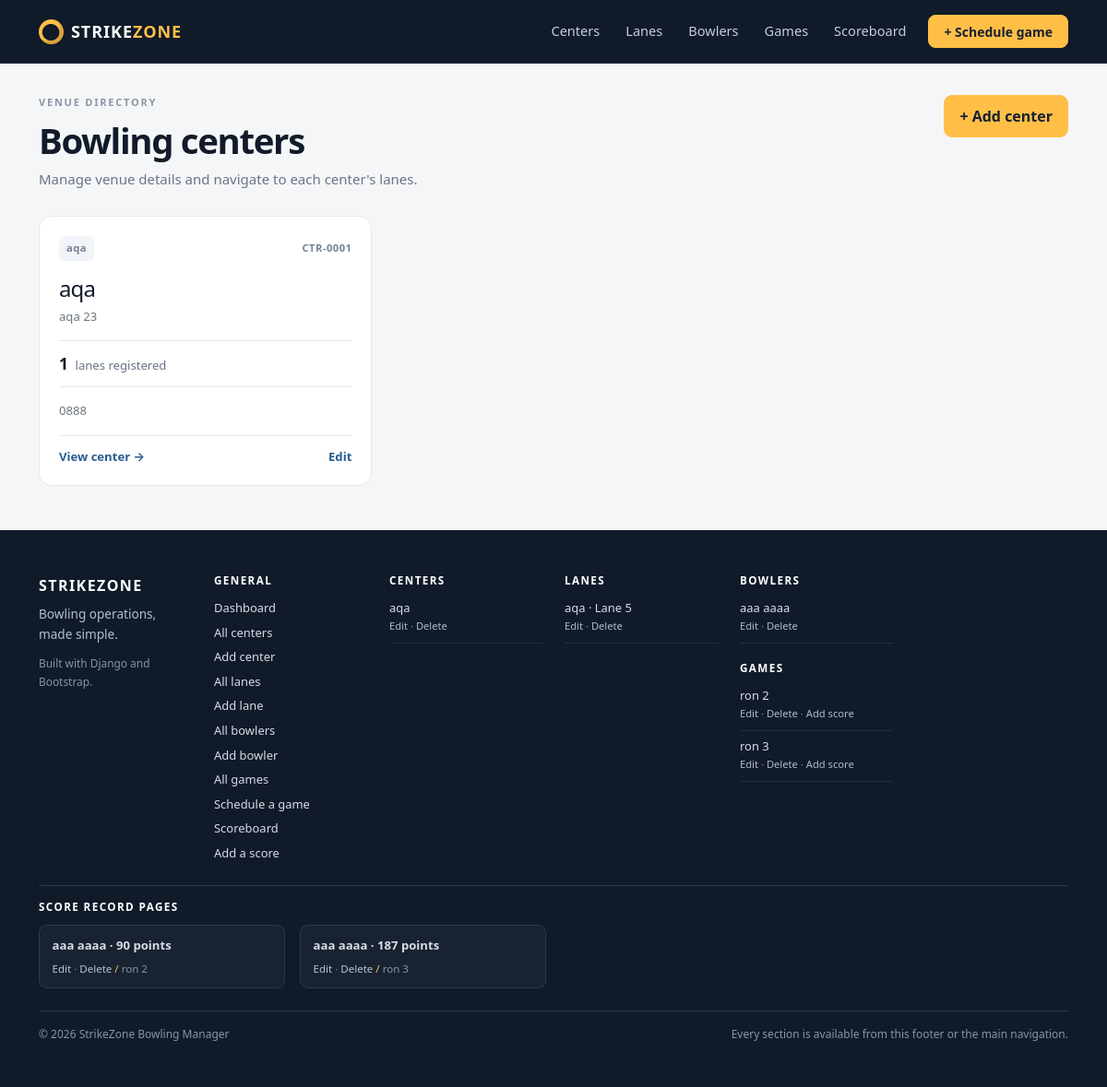
The app's page /centers/ with its own data.
### centers/models.py (models this page shows, shortened)
class BowlingCenter(models.Model):
    name = models.CharField(max_length=120, verbose_name="Center name")
    address = models.CharField(max_length=180)
    city = models.CharField(max_length=80)
    phone = models.CharField(max_length=30, blank=True)
    email = models.EmailField(blank=True)
    description = models.TextField(max_length=500, blank=True)
    created_at = models.DateTimeField(auto_now_add=True)
    class Meta:
        ordering = ("city", "name")
        verbose_name = "bowling center"
        verbose_name_plural = "bowling centers"

class Lane(models.Model):
    class Surface(models.TextChoices):
        SYNTHETIC = "synthetic", "Synthetic"
        WOOD = "wood", "Wood"
    center = models.ForeignKey(
        BowlingCenter,
        on_delete=models.PROTECT,
        related_name="lanes",
        help_text="Select the bowling center that owns this lane.",
    )
    number = models.PositiveSmallIntegerField(
        validators=[MinValueValidator(1, message="Lane number must be at least 1.")],
        help_text="Lane numbers must be positive and unique within a center.",
    )
    surface = models.CharField(max_length=12, choices=Surface.choices, default=Surface.SYNTHETIC)
    is_available = models.BooleanField(default=True, verbose_name="Available for booking")
    created_at = models.DateTimeField(auto_now_add=True)
    class Meta:
        ordering = ("center__name", "number")
        constraints = [
            models.UniqueConstraint(fields=("center", "number"), name="unique_lane_number_per_center"),
            models.CheckConstraint(condition=Q(number__gte=1), name="lane_number_positive"),
        ]

### players/models.py (models this page shows, shortened)
class Bowler(models.Model):
    class Hand(models.TextChoices):
        RIGHT = "right", "Right-handed"
        LEFT = "left", "Left-handed"
        BOTH = "both", "Ambidextrous"
    first_name = models.CharField(max_length=60)
    last_name = models.CharField(max_length=60)
    email = models.EmailField(blank=True)
    dominant_hand = models.CharField(max_length=8, choices=Hand.choices, default=Hand.RIGHT)
    joined_on = models.DateField(default=timezone.localdate)
    created_at = models.DateTimeField(auto_now_add=True)
    class Meta:
        ordering = ("last_name", "first_name")

### games/models.py (models this page shows, shortened)
class BowlingGame(models.Model):
    class Status(models.TextChoices):
        SCHEDULED = "scheduled", "Scheduled"
        IN_PROGRESS = "in_progress", "In progress"
        COMPLETED = "completed", "Completed"
        CANCELLED = "cancelled", "Cancelled"
    title = models.CharField(max_length=120, help_text="Give the match a short, descriptive name.")
    lane = models.ForeignKey("centers.Lane", on_delete=models.PROTECT, related_name="games")
    scheduled_at = models.DateTimeField()
    status = models.CharField(max_length=12, choices=Status.choices, default=Status.SCHEDULED)
    notes = models.TextField(max_length=500, blank=True)
    players = models.ManyToManyField("players.Bowler", through="GameScore", related_name="games", blank=True)
    created_at = models.DateTimeField(auto_now_add=True)
    class Meta:
        ordering = ("-scheduled_at", "title")

class GameScore(models.Model):
    game = models.ForeignKey(BowlingGame, on_delete=models.CASCADE, related_name="scores")
    bowler = models.ForeignKey("players.Bowler", on_delete=models.PROTECT, related_name="scores")
    score = models.PositiveSmallIntegerField(validators=[MinValueValidator(0, message="Score cannot be negative."), MaxValueValidator(300, message="Score cannot exceed 300.")])
    notes = models.CharField(max_length=180, blank=True, help_text="Optional note about the result.")
    created_at = models.DateTimeField(auto_now_add=True)
    class Meta:
        ordering = ("-score", "bowler__last_name", "bowler__first_name")
        constraints = [
            models.UniqueConstraint(fields=("game", "bowler"), name="one_score_per_bowler_per_game"),
            models.CheckConstraint(condition=Q(score__gte=0, score__lte=300), name="game_score_between_0_and_300"),
        ]

### centers/views.py (the view)
# urls.py: path("", views.CenterListView.as_view(), name="center_list"),
class CenterListView(ListView):
    model = BowlingCenter
    template_name = "centers/center_list.html"
    context_object_name = "centers"
    paginate_by = 9
    def get_queryset(self):
        return BowlingCenter.objects.annotate(lane_count=Count("lanes")).order_by("city", "name")

### templates/centers/center_list.html (shortened to what this page needs)
{% extends 'base.html' %}
{% block content %}
<div class="page-heading"><div><div class="eyebrow">VENUE DIRECTORY</div><h1>Bowling centers</h1><p>Manage venue details and navigate to each center's lanes.</p></div><a class="btn btn-amber align-self-start" href="{% url 'centers:center_create' %}">+ Add center</a></div>
{% if centers %}<div class="row g-3">
  {% for center in centers %}<div class="col-md-6 col-xl-4"><article class="data-card h-100"><div class="card-topline"><span class="tag-label">{{ center.city }}</span><span class="muted-code">CTR-{{ center.pk|stringformat:'04d' }}</span></div><h2 class="h4"><a class="plain-card-link" href="{% url 'centers:center_detail' center.pk %}">{{ center.name }}</a></h2><p class="text-secondary small mb-3">{{ center.address }}</p><div class="metric-strip"><span><strong>{{ center.lane_count }}</strong> lanes registered</span></div><p class="small text-secondary mt-3 mb-0">{% if center.phone %}{{ center.phone }}{% else %}No phone listed{% endif %}</p><div class="card-actions"><a href="{% url 'centers:center_detail' center.pk %}">View center →</a><a href="{% url 'centers:center_update' center.pk %}">Edit</a></div></article></div>{% endfor %}
</div>{% include 'partials/_pagination.html' %}{% else %}{% include 'partials/_empty_state.html' with title="No centers registered" message="Create the first bowling center to start configuring lanes." action_url="/centers/new/" action_label="Add first center" %}{% endif %}
{% endblock %}

### templates/base.html (shortened to what this page needs)
{% load static %}
<!doctype html>
<html lang="en">
<head>
  <link rel="stylesheet" href="{% static 'vendor/bootstrap/css/bootstrap.min.css' %}">
  <link rel="stylesheet" href="{% static 'css/site.css' %}">
</head>
<body>
  <nav class="navbar navbar-expand-lg navbar-dark site-nav">
    <div class="container">
      <a class="navbar-brand d-flex align-items-center gap-2" href="{% url 'home' %}"><span class="brand-ball">●</span><span>STRIKE<span class="brand-accent">ZONE</span></span></a>
      <div class="collapse navbar-collapse" id="mainNav">
        <ul class="navbar-nav ms-auto align-items-lg-center gap-lg-1">
          <li class="nav-item"><a class="nav-link" href="{% url 'centers:center_list' %}">Centers</a></li>
          <li class="nav-item"><a class="nav-link" href="{% url 'games:lane_list' %}">Lanes</a></li>
          <li class="nav-item"><a class="nav-link" href="{% url 'players:bowler_list' %}">Bowlers</a></li>
          <li class="nav-item"><a class="nav-link" href="{% url 'games:game_list' %}">Games</a></li>
          <li class="nav-item"><a class="nav-link" href="{% url 'games:score_list' %}">Scoreboard</a></li>
          <li class="nav-item ms-lg-2"><a class="btn btn-amber btn-sm px-3" href="{% url 'games:game_create' %}">+ Schedule game</a></li>
        </ul>
      </div>
    </div>
  </nav>
  <main id="main-content" class="container page-shell">
    {% block content %}{% endblock %}
  </main>
  <footer class="site-footer mt-5" aria-label="Site footer navigation">
    <div class="container py-5">
      <div class="row g-4">
        <div class="col-12 col-md-6 col-xl-2">
          <a class="footer-brand d-inline-block mb-2" href="{% url 'home' %}">STRIKEZONE</a>
          <p class="footer-description">Bowling operations, made simple.</p>
          <small class="footer-meta">Built with Django and Bootstrap.</small>
        </div>
        <nav class="col-6 col-md-6 col-xl-2" aria-label="General pages">
          <h2 class="footer-heading">General</h2>
          <ul class="footer-links">
            <li><a href="{% url 'home' %}">Dashboard</a></li>
            <li><a href="{% url 'centers:center_list' %}">All centers</a></li>
            <li><a href="{% url 'centers:center_create' %}">Add center</a></li>
            <li><a href="{% url 'games:lane_list' %}">All lanes</a></li>
            <li><a href="{% url 'games:lane_create' %}">Add lane</a></li>
            <li><a href="{% url 'players:bowler_list' %}">All bowlers</a></li>
            <li><a href="{% url 'players:bowler_create' %}">Add bowler</a></li>
            <li><a href="{% url 'games:game_list' %}">All games</a></li>
            <li><a href="{% url 'games:game_create' %}">Schedule a game</a></li>
            <li><a href="{% url 'games:score_list' %}">Scoreboard</a></li>
            <li><a href="{% url 'games:score_create' %}">Add a score</a></li>
          </ul>
        </nav>
        <nav class="col-6 col-md-6 col-xl-2" aria-label="Bowling center pages">
          <h2 class="footer-heading">Centers</h2>
          <ul class="footer-links">
            {% for center in footer_centers %}
              <li class="footer-record">
                <a href="{% url 'centers:center_detail' center.pk %}">{{ center.name }}</a>
                <span class="footer-record-actions"><a href="{% url 'centers:center_update' center.pk %}">Edit</a> · <a href="{% url 'centers:center_delete' center.pk %}">Delete</a></span>
              </li>
            {% empty %}
              <li class="footer-muted">No centers created yet.</li>
            {% endfor %}
          </ul>
        </nav>
        <nav class="col-6 col-md-6 col-xl-2" aria-label="Bowling lane pages">
          <h2 class="footer-heading">Lanes</h2>
          <ul class="footer-links">
            {% for lane in footer_lanes %}
              <li class="footer-record">
                <a href="{% url 'games:lane_detail' lane.pk %}">{{ lane.center.name }} · Lane {{ lane.number }}</a>
                <span class="footer-record-actions"><a href="{% url 'games:lane_update' lane.pk %}">Edit</a> · <a href="{% url 'games:lane_delete' lane.pk %}">Delete</a></span>
              </li>
            {% empty %}
              <li class="footer-muted">No lanes created yet.</li>
            {% endfor %}
          </ul>
        </nav>
        <nav class="col-6 col-md-6 col-xl-2" aria-label="Bowler and game pages">
          <h2 class="footer-heading">Bowlers</h2>
          <ul class="footer-links">
            {% for bowler in footer_bowlers %}
              <li class="footer-record">
                <a href="{% url 'players:bowler_detail' bowler.pk %}">{{ bowler.first_name }} {{ bowler.last_name }}</a>
                <span class="footer-record-actions"><a href="{% url 'players:bowler_update' bowler.pk %}">Edit</a> · <a href="{% url 'players:bowler_delete' bowler.pk %}">Delete</a></span>
              </li>
            {% empty %}
              <li class="footer-muted">No bowlers created yet.</li>
            {% endfor %}
          </ul>
          <h2 class="footer-heading footer-heading-spaced">Games</h2>
          <ul class="footer-links">
            {% for game in footer_games %}
              <li class="footer-record">
                <a href="{% url 'games:game_detail' game.pk %}">{{ game.title }}</a>
                <span class="footer-record-actions"><a href="{% url 'games:game_update' game.pk %}">Edit</a> · <a href="{% url 'games:game_delete' game.pk %}">Delete</a> · <a href="{% url 'games:score_create_for_game' game.pk %}">Add score</a></span>
              </li>
            {% empty %}
              <li class="footer-muted">No games scheduled yet.</li>
            {% endfor %}
          </ul>
        </nav>
      </div>
      <div class="footer-score-links mt-4 pt-3">
        <h2 class="footer-heading">Score record pages</h2>
        <div class="row g-3">
          {% for score in footer_scores %}
            <div class="col-12 col-sm-6 col-lg-4 col-xl-3">
              <div class="footer-score-item">
                <a href="{% url 'games:score_update' score.pk %}">{{ score.bowler.first_name }} {{ score.bowler.last_name }} · {{ score.score }} points</a>
                <span><a href="{% url 'games:score_update' score.pk %}">Edit</a> · <a href="{% url 'games:score_delete' score.pk %}">Delete</a> <span class="footer-separator">/</span> {{ score.game.title }}</span>
              </div>
            </div>
          {% empty %}
            <div class="col-12"><p class="footer-muted mb-0">Score edit and delete links will appear here when score records exist.</p></div>
          {% endfor %}
        </div>
      </div>
      <div class="footer-bottom mt-4 pt-3 d-flex flex-column flex-md-row justify-content-between gap-2">
        <span>© {% now "Y" %} StrikeZone Bowling Manager</span>
        <span>Every section is available from this footer or the main navigation.</span>
      </div>
    </div>
  </footer>
</body>
</html>

### records on screen
BowlingCenter: city "aqa", pk "0001", name "aqa", address "aqa 23", lane_count "1", phone "0888"
Lane: center.name "aqa", number "5"
Bowler: first_name "aaa", last_name "aaaa"
BowlingGame: title "ron 2"
BowlingGame: title "ron 3"
GameScore: bowler.first_name "aaa", bowler.last_name "aaaa", score "90", game "ron 2"
GameScore: bowler.first_name "aaa", bowler.last_name "aaaa", score "187", game "ron 3"
